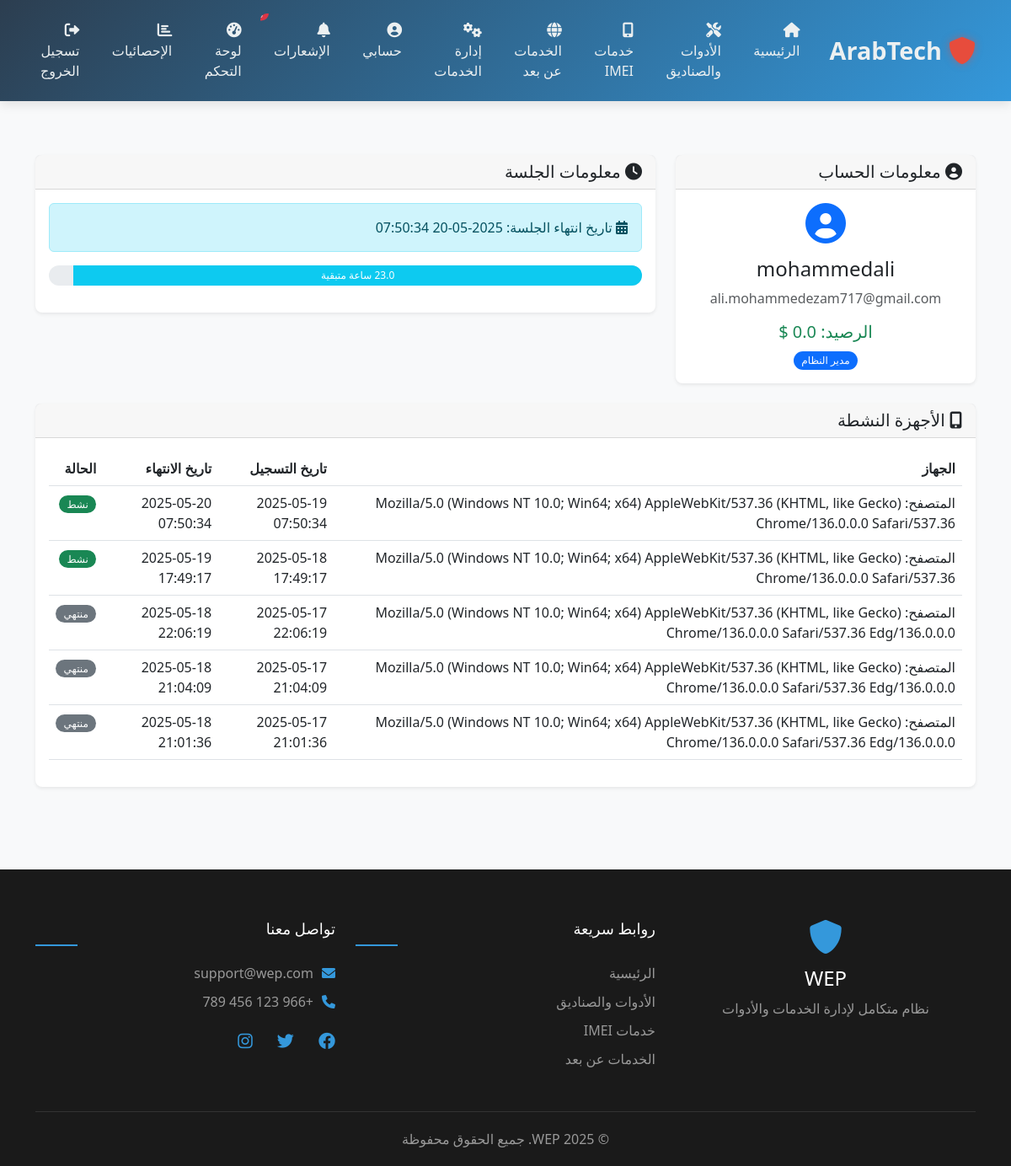
/user_details (signed in), run on the app's committed database.
### tables this page shows
CREATE TABLE users (
            id INTEGER PRIMARY KEY AUTOINCREMENT,
            username TEXT NOT NULL UNIQUE,
            password TEXT NOT NULL,
            email TEXT NOT NULL UNIQUE,
            phone TEXT NOT NULL UNIQUE,
            credit REAL DEFAULT 0,
            is_admin BOOLEAN DEFAULT 0
        );

CREATE TABLE tokens (
            id INTEGER PRIMARY KEY AUTOINCREMENT,
            user_id INTEGER NOT NULL,
            token TEXT NOT NULL,
            created_at DATETIME NOT NULL,
            expiry_time DATETIME NOT NULL,
            is_active BOOLEAN DEFAULT 1,
            device_info TEXT,
            FOREIGN KEY (user_id) REFERENCES users (id)
        );

### controller.py (the view)
@app.route('/user_details')
@login_required
def user_details():
    conn = sqlite3.connect('users.db')
    cursor = conn.cursor()
    cursor.execute('''
        SELECT device_info, created_at, expiry_time, is_active
        FROM tokens
        WHERE user_id = ?
        ORDER BY created_at DESC
    ''', (current_user.id,))
    tokens_data = cursor.fetchall()
    active_tokens = []
    expiration_time = None
    time_remaining_percentage = 0
    time_remaining_seconds = 0
    time_remaining_hours = 0
    session_max_seconds = 24 * 60 * 60  # 24 hours in seconds
    for token in tokens_data:
        token_expiry = datetime.strptime(token[2], '%Y-%m-%d %H:%M:%S')
        is_active = token[3]
        active_tokens.append({
            'device_info': token[0],
            'created_at': datetime.strptime(token[1], '%Y-%m-%d %H:%M:%S'),
            'expiry_time': token_expiry,
            'is_active': is_active
        })
        if is_active and (expiration_time is None or token_expiry > expiration_time):
            expiration_time = token_expiry
            time_remaining = expiration_time - datetime.now()
            time_remaining_seconds = int(time_remaining.total_seconds())
            time_remaining_hours = round(time_remaining_seconds / 3600, 1)
            time_remaining_percentage = (time_remaining_seconds / session_max_seconds) * 100
    activities = [
        {
            'timestamp': datetime.now() - timedelta(minutes=30),
            'description': 'تسجيل دخول جديد',
            'status': 'ناجح',
            'status_class': 'success'
        },
        {
            'timestamp': datetime.now() - timedelta(hours=2),
            'description': 'تحديث معلومات الحساب',
            'status': 'مكتمل',
            'status_class': 'info'
        },
        {
            'timestamp': datetime.now() - timedelta(days=1),
            'description': 'شحن رصيد',
            'status': 'مكتمل',
            'status_class': 'success'
        }
    ]
    conn.close()
    return render_template('user_details.html',
                         active_tokens=active_tokens,
                         activities=activities,
                         expiration_time=expiration_time.strftime('%Y-%m-%d %H:%M:%S') if expiration_time else None,
                         time_remaining_percentage=time_remaining_percentage,
                         time_remaining_seconds=time_remaining_seconds,
                         time_remaining_hours=time_remaining_hours,
                         session_max_seconds=session_max_seconds)

### templates/user_details.html (shortened to what this page needs)
{% extends "base.html" %}
{% block content %}
<div class="container mt-4">
    <div class="row">
        <div class="col-md-4">
            <div class="card mb-4">
                <div class="card-header">
                    <h5 class="mb-0"><i class="fas fa-user-circle"></i> معلومات الحساب</h5>
                </div>
                <div class="card-body text-center">
                    <i class="fas fa-user-circle fa-3x mb-3 text-primary"></i>
                    <h4>{{ current_user.username }}</h4>
                    <p class="text-muted">{{ current_user.email }}</p>
                    <h5 class="text-success">الرصيد: {{ current_user.credit }} $</h5>
                    {% if current_user.is_admin %}
                        <span class="badge bg-primary">مدير النظام</span>
                    {% endif %}
                </div>
            </div>
        </div>
        <div class="col-md-8">
            <div class="card mb-4">
                <div class="card-header">
                    <h5 class="mb-0"><i class="fas fa-clock"></i> معلومات الجلسة</h5>
                </div>
                <div class="card-body">
                    {% if expiration_time %}
                        <div class="alert alert-info">
                            <i class="fas fa-calendar-alt"></i>
                            تاريخ انتهاء الجلسة: {{ expiration_time }}
                        </div>
                        <div class="progress mb-3">
                            <div class="progress-bar bg-info" role="progressbar"
                                 style="width: {{ time_remaining_percentage }}%"
                                 aria-valuenow="{{ time_remaining_seconds }}" aria-valuemin="0"
                                 aria-valuemax="{{ session_max_seconds }}">
                                {{ time_remaining_hours }} ساعة متبقية
                            </div>
                        </div>
                    {% else %}
                        <div class="alert alert-warning">
                            <i class="fas fa-exclamation-triangle"></i>
                            لا توجد جلسة نشطة
                        </div>
                    {% endif %}
                </div>
            </div>
        </div>
        <div class="col-12">
            <div class="card mb-4">
                <div class="card-header">
                    <h5 class="mb-0"><i class="fas fa-mobile-alt"></i> الأجهزة النشطة</h5>
                </div>
                <div class="card-body">
                    <div class="table-responsive">
                        <table class="table">
                            <thead>
                                <tr>
                                    <th>الجهاز</th>
                                    <th>تاريخ التسجيل</th>
                                    <th>تاريخ الانتهاء</th>
                                    <th>الحالة</th>
                                </tr>
                            </thead>
                            <tbody>
                                {% for token in active_tokens %}
                                <tr>
                                    <td>{{ token.device_info }}</td>
                                    <td>{{ token.created_at.strftime('%Y-%m-%d %H:%M:%S') }}</td>
                                    <td>{{ token.expiry_time.strftime('%Y-%m-%d %H:%M:%S') }}</td>
                                    <td>
                                        {% if token.is_active %}
                                            <span class="badge bg-success">نشط</span>
                                        {% else %}
                                            <span class="badge bg-secondary">منتهي</span>
                                        {% endif %}
                                    </td>
                                </tr>
                                {% endfor %}
                            </tbody>
                        </table>
                    </div>
                </div>
            </div>
        </div>
    </div>
</div>
{% endblock %}

### templates/base.html (shortened to what this page needs)
<!DOCTYPE html>
<html lang="ar" dir="rtl">
<head>
    <link rel="stylesheet" href="https://cdn.jsdelivr.net/npm/bootstrap@5.3.0/dist/css/bootstrap.rtl.min.css">
    <link rel="stylesheet" href="https://cdnjs.cloudflare.com/ajax/libs/font-awesome/6.0.0/css/all.min.css">
</head>
<body>
    <nav class="navbar navbar-expand-lg navbar-dark">
        <div class="container">
            <a class="navbar-brand" href="{{ url_for('home') }}">
                <i class="fas fa-shield-alt"></i>
                <span class="">ArabTech</span>
            </a>
            <div class="collapse navbar-collapse" id="navbarNav">
                <ul class="navbar-nav me-auto">
                    <li class="nav-item">
                        <a class="nav-link" href="{{ url_for('home') }}">
                            <i class="fas fa-home"></i>
                            <span>الرئيسية</span>
                        </a>
                    </li>
                    {% if current_user.is_authenticated %}
                        <li class="nav-item">
                            <a class="nav-link" href="{{ url_for('tools_boxes') }}">
                                <i class="fas fa-tools"></i>
                                <span>الأدوات والصناديق</span>
                            </a>
                        </li>
                        <li class="nav-item">
                            <a class="nav-link" href="{{ url_for('imei_services') }}">
                                <i class="fas fa-mobile-alt"></i>
                                <span>خدمات IMEI</span>
                            </a>
                        </li>
                        <li class="nav-item">
                            <a class="nav-link" href="{{ url_for('remote') }}">
                                <i class="fas fa-globe"></i>
                                <span>الخدمات عن بعد</span>
                            </a>
                        </li>
                        {% if current_user.is_admin %}
                        <li class="nav-item">
                            <a class="nav-link" href="{{ url_for('manage_services') }}">
                                <i class="fas fa-cogs"></i>
                                <span>إدارة الخدمات</span>
                            </a>
                        </li>
                        {% endif %}
                    {% endif %}
                </ul>
                <ul class="navbar-nav">
                    {% if current_user.is_authenticated %}
                        <li class="nav-item">
                            <a class="nav-link" href="{{ url_for('user_details') }}">
                                <i class="fas fa-user-circle"></i>
                                <span>حسابي</span>
                            </a>
                        </li>
                        <li class="nav-item">
                            <a class="nav-link position-relative" href="{{ url_for('notifications') }}">
                                <i class="fas fa-bell"></i>
                                <span>الإشعارات</span>
                                {% if notifications_count > 0 %}
                                    <span class="position-absolute top-0 start-100 translate-middle badge rounded-pill bg-danger notification-badge">
                                    </span>
                                {% endif %}
                            </a>
                        </li>
                        {% if current_user.is_admin %}
                            <li class="nav-item">
                                <a class="nav-link" href="{{ url_for('admin_dashboard') }}">
                                    <i class="fas fa-tachometer-alt"></i>
                                    <span>لوحة التحكم</span>
                                </a>
                            </li>
                            <li class="nav-item">
                                <a class="nav-link" href="{{ url_for('statistics') }}">
                                    <i class="fas fa-chart-bar"></i>
                                    <span>الإحصائيات</span>
                                </a>
                            </li>
                        {% endif %}
                        <li class="nav-item">
                            <a class="nav-link" href="{{ url_for('logout') }}">
                                <i class="fas fa-sign-out-alt"></i>
                                <span>تسجيل الخروج</span>
                            </a>
                        </li>
                    {% endif %}
                </ul>
            </div>
        </div>
    </nav>
    <main class="py-4 fade-in">
        {% block content %}{% endblock %}
    </main>
    <footer class="footer">
        <div class="container">
            <div class="footer-main">
                <div class="row">
                    <div class="col-md-4">
                        <div class="footer-brand">
                            <i class="fas fa-shield-alt"></i>
                            <h3>WEP</h3>
                            <p>نظام متكامل لإدارة الخدمات والأدوات</p>
                        </div>
                    </div>
                    <div class="col-md-4">
                        <div class="footer-links">
                            <h4>روابط سريعة</h4>
                            <ul>
                                <li><a href="{{ url_for('home') }}">الرئيسية</a></li>
                                <li><a href="{{ url_for('tools_boxes') }}">الأدوات والصناديق</a></li>
                                <li><a href="{{ url_for('imei_services') }}">خدمات IMEI</a></li>
                                <li><a href="{{ url_for('remote') }}">الخدمات عن بعد</a></li>
                            </ul>
                        </div>
                    </div>
                    <div class="col-md-4">
                        <div class="footer-contact">
                            <h4>تواصل معنا</h4>
                            <p><i class="fas fa-envelope"></i> support@wep.com</p>
                            <p><i class="fas fa-phone"></i> +966 123 456 789</p>
                            <div class="social-icons">
                                <a href="#"><i class="fab fa-facebook"></i></a>
                                <a href="#"><i class="fab fa-twitter"></i></a>
                                <a href="#"><i class="fab fa-instagram"></i></a>
                            </div>
                        </div>
                    </div>
                </div>
            </div>
            <div class="footer-bottom">
                <p>&copy; {{ now.year }} WEP. جميع الحقوق محفوظة</p>
            </div>
        </div>
    </footer>
</body>
</html>

### data on the page
users: username "mohammedali", email "ali.mohammedezam717@gmail.com"
tokens: device_info "المتصفح: Mozilla/5.0 (Windows NT 10.0; Win64; x64) AppleWebKit/537.36 (KHTML, like Gecko) Chrome/136.0.0.0 Safari/537.36", created_at "2025-05-19 07:50:34", expiry_time "2025-05-20 07:50:34", is_active "نشط"
tokens: device_info "المتصفح: Mozilla/5.0 (Windows NT 10.0; Win64; x64) AppleWebKit/537.36 (KHTML, like Gecko) Chrome/136.0.0.0 Safari/537.36", created_at "2025-05-18 17:49:17", expiry_time "2025-05-19 17:49:17", is_active "نشط"
tokens: device_info "المتصفح: Mozilla/5.0 (Windows NT 10.0; Win64; x64) AppleWebKit/537.36 (KHTML, like Gecko) Chrome/136.0.0.0 Safari/537.36 Edg/136.0.0.0", created_at "2025-05-17 22:06:19", expiry_time "2025-05-18 22:06:19", is_active "منتهي"
tokens: device_info "المتصفح: Mozilla/5.0 (Windows NT 10.0; Win64; x64) AppleWebKit/537.36 (KHTML, like Gecko) Chrome/136.0.0.0 Safari/537.36 Edg/136.0.0.0", created_at "2025-05-17 21:04:09", expiry_time "2025-05-18 21:04:09", is_active "منتهي"
tokens: device_info "المتصفح: Mozilla/5.0 (Windows NT 10.0; Win64; x64) AppleWebKit/537.36 (KHTML, like Gecko) Chrome/136.0.0.0 Safari/537.36 Edg/136.0.0.0", created_at "2025-05-17 21:01:36", expiry_time "2025-05-18 21:01:36", is_active "منتهي"

### other printed values
{{ expiration_time }} "2025-05-20 07:50:34"
